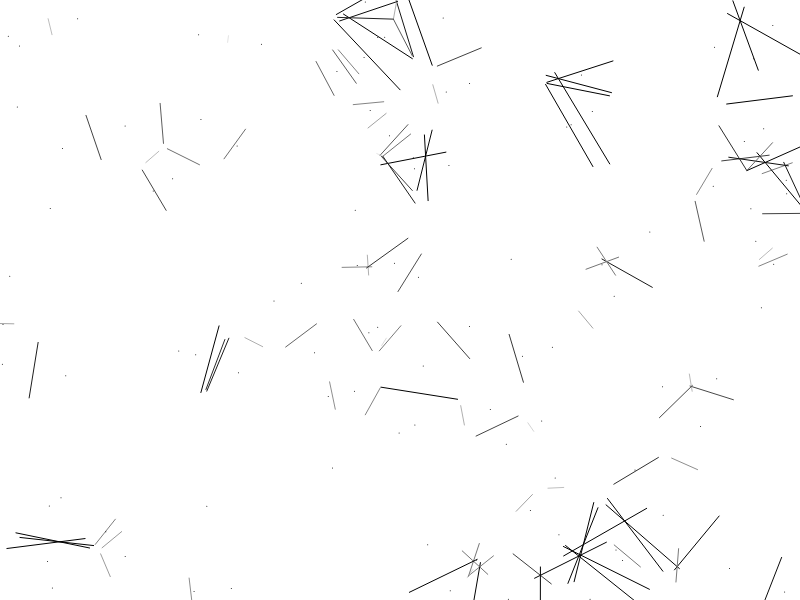
Frame 1 (no input)
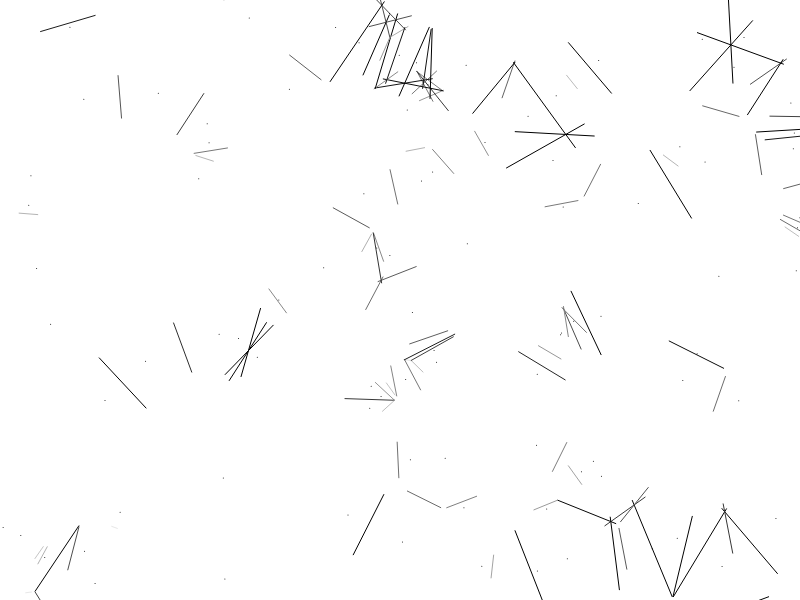
Frame 60 (no input)
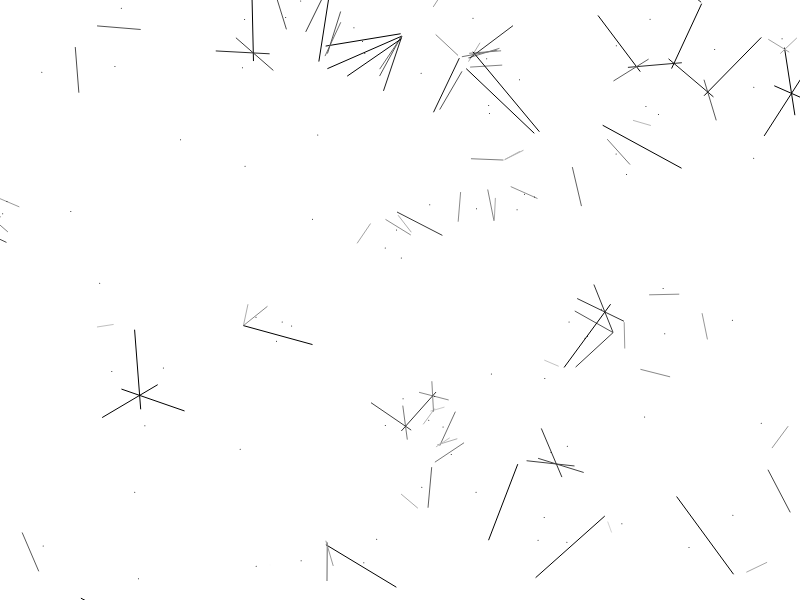
Frame 120 (the mouse pressed at the canvas centre since frame 60)

The p5.js sketch that drew these frames (run headless with seeded random() and noise() and a simulated clock; from frame 60 on, the mouse is pressed at the canvas centre):

// p5.js sketch
// ── sketch.js
/* 
   
   Structure 3 
   
   A surface filled with one hundred medium to small sized circles. 
   Each circle has a different size and direction, but moves at the same slow rate. 
   Display: 
   >>> A. The instantaneous intersections of the circles 
   B. The aggregate intersections of the circles 
   
   Ported to p5.js by Casey Reas
   11 July 2016
   p5.js 0.5.2
  
   Restored by Casey Reas <http://reas.com> 
   22 June 2016 
   Processing v.3.1.1 <http://processing.org> 
   
   Implemented by Casey Reas <http://groupc.net> 
   8 March 2004 
   Processing v.68 <http://processing.org> 
 
*/

var numCircle = 100;
var circles = [];

function setup() {
  createCanvas(800, 600);
  frameRate(30);
  for (var i = 0; i < numCircle; i++) {
    var x = random(width);
    var y = random(height);
    var r = random(10, 60);
    var xspeed = random(-1.0, 1.0);
    var yspeed = random(-1.0, 1.0);
    circles[i] = new Circle(x, y, r, xspeed, yspeed, i);
  }
}

function draw() {
  background(255);
  for (var i = 0; i < circles.length; i++) {
    circles[i].update();
  }
  for (var j = 0; j < circles.length; j++) {
    circles[j].move();
  }
  for (var j = 0; j < circles.length; j++) {
    circles[j].makePoint();
  }
}

function Circle(px, py, pr, psp, pysp, pid) {
  this.x = px;
  this.y = py;
  this.r = pr;
  this.r2 = this.r * this.r;
  this.sp = psp;
  this.ysp = pysp;
  this.id = pid;

  this.update = function() {
    for (var i = this.id + 1; i < numCircle; i++) {
      intersect(circles[this.id], circles[i]);
    }
  }
  
  this.makePoint = function() {
    stroke(0);
    point(this.x, this.y);
  }

  this.move = function() {
    this.x += this.sp;
    this.y += this.ysp;
    if (this.sp > 0) {
      if (this.x > width + this.r) {
        this.x = -this.r;
      }
    } else {
      if (this.x < -this.r) {
        this.x = width + this.r;
      }
    }
    if (this.ysp > 0) {
      if (this.y > height + this.r) {
        this.y = -this.r;
      }
    } else {
      if (this.y < -this.r) {
        this.y = height + this.r;
      }
    }
  }
}

function intersect(cA, cB) {

  var dx = cA.x - cB.x;
  var dy = cA.y - cB.y;
  var d2 = dx * dx + dy * dy;
  var d = sqrt(d2);

  if ((d > cA.r + cB.r) || (d < abs(cA.r - cB.r))) {
    return; // no solution 
  }

  var a = (cA.r2 - cB.r2 + d2) / (2 * d);
  var h = sqrt(cA.r2 - a * a);
  var x2 = cA.x + a * (cB.x - cA.x) / d;
  var y2 = cA.y + a * (cB.y - cA.y) / d;

  var paX = x2 + h * (cB.y - cA.y) / d;
  var paY = y2 - h * (cB.x - cA.x) / d;
  var pbX = x2 - h * (cB.y - cA.y) / d;
  var pbY = y2 + h * (cB.x - cA.x) / d;

  stroke(255-dist(paX, paY, pbX, pbY)*4); 
  line(paX, paY, pbX, pbY);

}
